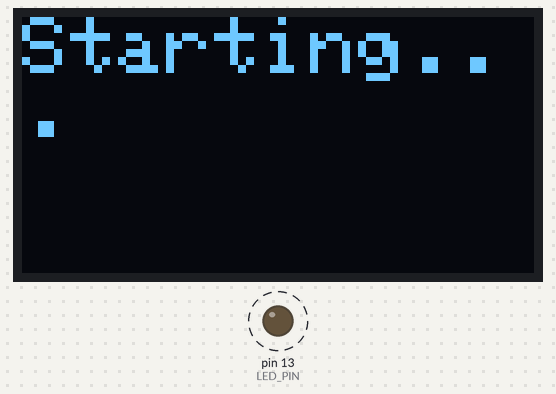
A sketch run on a simulated Arduino Uno, built with avr-gcc and run on an emulated ATmega328P. Shown: 128×64 one-colour display, output pins drawn as LEDs (lit = HIGH). Dashed ring = blinking.

Above: at 0.1 s.
At 9.1 s:
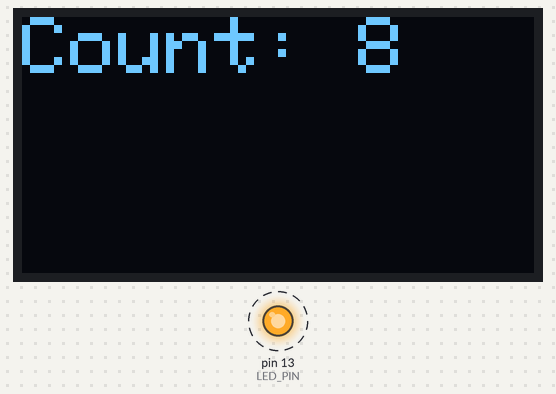
At 20.1 s:
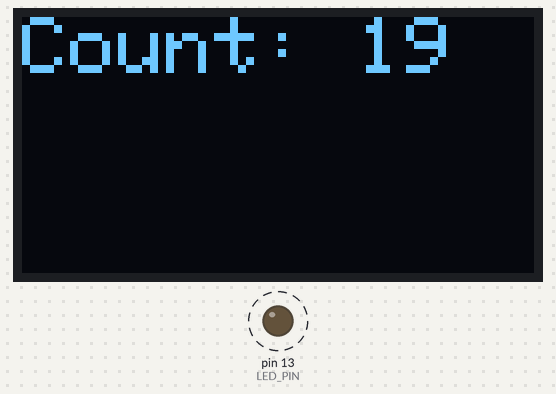
At 39.1 s:
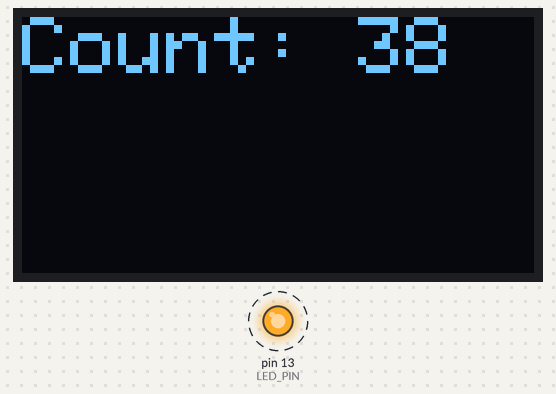
Timing chart, 0 to 40.0 s (numbered marks = the images above):
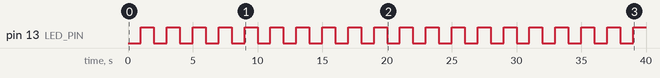

Measured:
- by itself, pin 13 (LED_PIN): alternates HIGH for 1.0 s and LOW for 1.0 s
- what the display in image 1 shows lasts 1.0 s, from 9.0 s to 10.0 s

The sketch:

CS3651_test_reciever_with_screen.ino
```cpp
#include <Wire.h>
#include <Adafruit_GFX.h>
#include <Adafruit_SSD1306.h>

#define SCREEN_WIDTH 128
#define SCREEN_HEIGHT 64
#define OLED_RESET    -1
#define SCREEN_ADDRESS 0x3C
#define LED_PIN       13

Adafruit_SSD1306 display(SCREEN_WIDTH, SCREEN_HEIGHT, &Wire, OLED_RESET);

int counter = 0;
unsigned long lastUpdate = 0;
const unsigned long interval = 1000; // 1 second
bool ledState = false;

void setup() {
  pinMode(LED_PIN, OUTPUT);
  Serial.begin(9600);

  if (!display.begin(SSD1306_SWITCHCAPVCC, SCREEN_ADDRESS)) {
    Serial.println("SSD1306 allocation failed");
    while (true);
  }

  display.clearDisplay();
  display.setTextSize(2);
  display.setTextColor(SSD1306_WHITE);
  display.setCursor(0, 0);
  display.println("Starting...");
  display.display();
}

void loop() {
  unsigned long currentMillis = millis();

  if (currentMillis - lastUpdate >= interval) {
    lastUpdate = currentMillis;

    // Toggle LED
    ledState = !ledState;
    digitalWrite(LED_PIN, ledState);

    // Update counter on screen
    display.clearDisplay();
    display.setCursor(0, 0);
    display.print("Count: ");
    display.println(counter++);
    display.display();
  }
}
```
